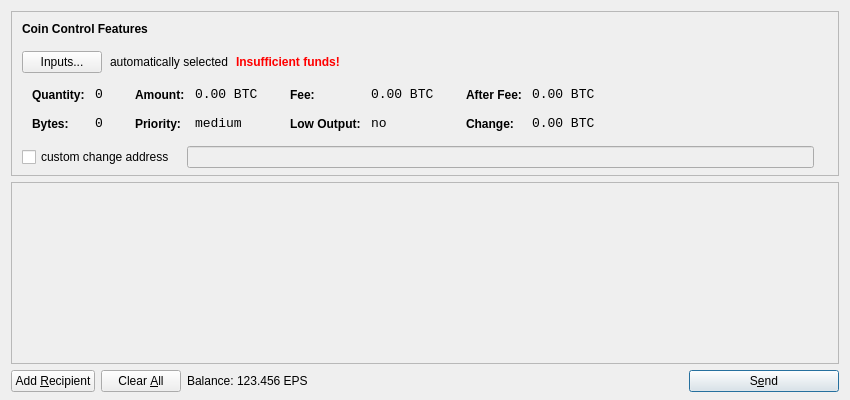
<?xml version="1.0" encoding="UTF-8"?>
<ui version="4.0">
 <class>SendCoinsDialog</class>
 <widget class="QDialog" name="SendCoinsDialog">
  <property name="geometry">
   <rect>
    <x>0</x>
    <y>0</y>
    <width>850</width>
    <height>400</height>
   </rect>
  </property>
  <property name="windowTitle">
   <string>Send Coins</string>
  </property>
  <layout class="QVBoxLayout" name="verticalLayout" stretch="0,1,0">
   <property name="bottomMargin">
    <number>8</number>
   </property>
   <item>
    <widget class="QFrame" name="frameCoinControl">
     <property name="sizePolicy">
      <sizepolicy hsizetype="Expanding" vsizetype="Expanding">
       <horstretch>0</horstretch>
       <verstretch>0</verstretch>
      </sizepolicy>
     </property>
     <property name="maximumSize">
      <size>
       <width>16777215</width>
       <height>16777215</height>
      </size>
     </property>
     <property name="frameShape">
      <enum>QFrame::StyledPanel</enum>
     </property>
     <property name="frameShadow">
      <enum>QFrame::Sunken</enum>
     </property>
     <layout class="QVBoxLayout" name="verticalLayoutCoinControl2">
      <property name="spacing">
       <number>-1</number>
      </property>
      <property name="leftMargin">
       <number>0</number>
      </property>
      <property name="topMargin">
       <number>0</number>
      </property>
      <property name="rightMargin">
       <number>0</number>
      </property>
      <property name="bottomMargin">
       <number>6</number>
      </property>
      <item>
       <layout class="QVBoxLayout" name="verticalLayoutCoinControl" stretch="0,0,0,0,1">
        <property name="spacing">
         <number>0</number>
        </property>
        <property name="leftMargin">
         <number>10</number>
        </property>
        <property name="topMargin">
         <number>10</number>
        </property>
        <item>
         <layout class="QHBoxLayout" name="horizontalLayoutCoinControl1">
          <property name="bottomMargin">
           <number>15</number>
          </property>
          <item>
           <widget class="QLabel" name="labelCoinControlFeatures">
            <property name="sizePolicy">
             <sizepolicy hsizetype="Preferred" vsizetype="Maximum">
              <horstretch>0</horstretch>
              <verstretch>0</verstretch>
             </sizepolicy>
            </property>
            <property name="font">
             <font>
              <weight>75</weight>
              <bold>true</bold>
             </font>
            </property>
            <property name="styleSheet">
             <string notr="true">font-weight:bold;</string>
            </property>
            <property name="text">
             <string>Coin Control Features</string>
            </property>
           </widget>
          </item>
         </layout>
        </item>
        <item>
         <layout class="QHBoxLayout" name="horizontalLayoutCoinControl2" stretch="0,0,0,0">
          <property name="spacing">
           <number>8</number>
          </property>
          <property name="bottomMargin">
           <number>10</number>
          </property>
          <item>
           <widget class="QPushButton" name="pushButtonCoinControl">
            <property name="styleSheet">
             <string notr="true"/>
            </property>
            <property name="text">
             <string>Inputs...</string>
            </property>
           </widget>
          </item>
          <item>
           <widget class="QLabel" name="labelCoinControlAutomaticallySelected">
            <property name="text">
             <string>automatically selected</string>
            </property>
            <property name="margin">
             <number>5</number>
            </property>
           </widget>
          </item>
          <item>
           <widget class="QLabel" name="labelCoinControlInsuffFunds">
            <property name="font">
             <font>
              <weight>75</weight>
              <bold>true</bold>
             </font>
            </property>
            <property name="styleSheet">
             <string notr="true">color:red;font-weight:bold;</string>
            </property>
            <property name="text">
             <string>Insufficient funds!</string>
            </property>
            <property name="margin">
             <number>5</number>
            </property>
           </widget>
          </item>
          <item>
           <spacer name="horizontalSpacerCoinControl">
            <property name="orientation">
             <enum>Qt::Horizontal</enum>
            </property>
            <property name="sizeHint" stdset="0">
             <size>
              <width>40</width>
              <height>1</height>
             </size>
            </property>
           </spacer>
          </item>
         </layout>
        </item>
        <item>
         <widget class="QWidget" name="widgetCoinControl" native="true">
          <property name="sizePolicy">
           <sizepolicy hsizetype="Preferred" vsizetype="Preferred">
            <horstretch>0</horstretch>
            <verstretch>0</verstretch>
           </sizepolicy>
          </property>
          <property name="minimumSize">
           <size>
            <width>0</width>
            <height>0</height>
           </size>
          </property>
          <property name="styleSheet">
           <string notr="true"/>
          </property>
          <layout class="QHBoxLayout" name="horizontalLayoutCoinControl5">
           <property name="margin">
            <number>0</number>
           </property>
           <item>
            <layout class="QHBoxLayout" name="horizontalLayoutCoinControl3" stretch="0,0,0,1">
             <property name="spacing">
              <number>20</number>
             </property>
             <property name="topMargin">
              <number>0</number>
             </property>
             <property name="bottomMargin">
              <number>10</number>
             </property>
             <item>
              <layout class="QFormLayout" name="formLayoutCoinControl1">
               <property name="horizontalSpacing">
                <number>10</number>
               </property>
               <property name="verticalSpacing">
                <number>14</number>
               </property>
               <property name="leftMargin">
                <number>10</number>
               </property>
               <property name="topMargin">
                <number>4</number>
               </property>
               <property name="rightMargin">
                <number>6</number>
               </property>
               <item row="0" column="0">
                <widget class="QLabel" name="labelCoinControlQuantityText">
                 <property name="styleSheet">
                  <string notr="true">font-weight:bold;</string>
                 </property>
                 <property name="text">
                  <string>Quantity:</string>
                 </property>
                 <property name="margin">
                  <number>0</number>
                 </property>
                </widget>
               </item>
               <item row="0" column="1">
                <widget class="QLabel" name="labelCoinControlQuantity">
                 <property name="font">
                  <font>
                   <family>Monospace</family>
                   <pointsize>10</pointsize>
                  </font>
                 </property>
                 <property name="cursor">
                  <cursorShape>IBeamCursor</cursorShape>
                 </property>
                 <property name="contextMenuPolicy">
                  <enum>Qt::ActionsContextMenu</enum>
                 </property>
                 <property name="text">
                  <string notr="true">0</string>
                 </property>
                 <property name="margin">
                  <number>0</number>
                 </property>
                 <property name="textInteractionFlags">
                  <set>Qt::LinksAccessibleByMouse|Qt::TextSelectableByKeyboard|Qt::TextSelectableByMouse</set>
                 </property>
                </widget>
               </item>
               <item row="1" column="0">
                <widget class="QLabel" name="labelCoinControlBytesText">
                 <property name="styleSheet">
                  <string notr="true">font-weight:bold;</string>
                 </property>
                 <property name="text">
                  <string>Bytes:</string>
                 </property>
                </widget>
               </item>
               <item row="1" column="1">
                <widget class="QLabel" name="labelCoinControlBytes">
                 <property name="font">
                  <font>
                   <family>Monospace</family>
                   <pointsize>10</pointsize>
                  </font>
                 </property>
                 <property name="cursor">
                  <cursorShape>IBeamCursor</cursorShape>
                 </property>
                 <property name="contextMenuPolicy">
                  <enum>Qt::ActionsContextMenu</enum>
                 </property>
                 <property name="text">
                  <string notr="true">0</string>
                 </property>
                 <property name="textInteractionFlags">
                  <set>Qt::LinksAccessibleByMouse|Qt::TextSelectableByKeyboard|Qt::TextSelectableByMouse</set>
                 </property>
                </widget>
               </item>
              </layout>
             </item>
             <item>
              <layout class="QFormLayout" name="formLayoutCoinControl2">
               <property name="horizontalSpacing">
                <number>10</number>
               </property>
               <property name="verticalSpacing">
                <number>14</number>
               </property>
               <property name="leftMargin">
                <number>6</number>
               </property>
               <property name="topMargin">
                <number>4</number>
               </property>
               <property name="rightMargin">
                <number>6</number>
               </property>
               <item row="0" column="0">
                <widget class="QLabel" name="labelCoinControlAmountText">
                 <property name="styleSheet">
                  <string notr="true">font-weight:bold;</string>
                 </property>
                 <property name="text">
                  <string>Amount:</string>
                 </property>
                 <property name="margin">
                  <number>0</number>
                 </property>
                </widget>
               </item>
               <item row="0" column="1">
                <widget class="QLabel" name="labelCoinControlAmount">
                 <property name="font">
                  <font>
                   <family>Monospace</family>
                   <pointsize>10</pointsize>
                  </font>
                 </property>
                 <property name="cursor">
                  <cursorShape>IBeamCursor</cursorShape>
                 </property>
                 <property name="contextMenuPolicy">
                  <enum>Qt::ActionsContextMenu</enum>
                 </property>
                 <property name="text">
                  <string notr="true">0.00 BTC</string>
                 </property>
                 <property name="textInteractionFlags">
                  <set>Qt::LinksAccessibleByMouse|Qt::TextSelectableByKeyboard|Qt::TextSelectableByMouse</set>
                 </property>
                </widget>
               </item>
               <item row="1" column="0">
                <widget class="QLabel" name="labelCoinControlPriorityText">
                 <property name="styleSheet">
                  <string notr="true">font-weight:bold;</string>
                 </property>
                 <property name="text">
                  <string>Priority:</string>
                 </property>
                </widget>
               </item>
               <item row="1" column="1">
                <widget class="QLabel" name="labelCoinControlPriority">
                 <property name="font">
                  <font>
                   <family>Monospace</family>
                   <pointsize>10</pointsize>
                  </font>
                 </property>
                 <property name="cursor">
                  <cursorShape>IBeamCursor</cursorShape>
                 </property>
                 <property name="contextMenuPolicy">
                  <enum>Qt::ActionsContextMenu</enum>
                 </property>
                 <property name="text">
                  <string>medium</string>
                 </property>
                 <property name="textInteractionFlags">
                  <set>Qt::LinksAccessibleByMouse|Qt::TextSelectableByKeyboard|Qt::TextSelectableByMouse</set>
                 </property>
                </widget>
               </item>
              </layout>
             </item>
             <item>
              <layout class="QFormLayout" name="formLayoutCoinControl3">
               <property name="horizontalSpacing">
                <number>10</number>
               </property>
               <property name="verticalSpacing">
                <number>14</number>
               </property>
               <property name="leftMargin">
                <number>6</number>
               </property>
               <property name="topMargin">
                <number>4</number>
               </property>
               <property name="rightMargin">
                <number>6</number>
               </property>
               <item row="0" column="0">
                <widget class="QLabel" name="labelCoinControlFeeText">
                 <property name="styleSheet">
                  <string notr="true">font-weight:bold;</string>
                 </property>
                 <property name="text">
                  <string>Fee:</string>
                 </property>
                 <property name="margin">
                  <number>0</number>
                 </property>
                </widget>
               </item>
               <item row="0" column="1">
                <widget class="QLabel" name="labelCoinControlFee">
                 <property name="font">
                  <font>
                   <family>Monospace</family>
                   <pointsize>10</pointsize>
                  </font>
                 </property>
                 <property name="cursor">
                  <cursorShape>IBeamCursor</cursorShape>
                 </property>
                 <property name="contextMenuPolicy">
                  <enum>Qt::ActionsContextMenu</enum>
                 </property>
                 <property name="text">
                  <string notr="true">0.00 BTC</string>
                 </property>
                 <property name="textInteractionFlags">
                  <set>Qt::LinksAccessibleByMouse|Qt::TextSelectableByKeyboard|Qt::TextSelectableByMouse</set>
                 </property>
                </widget>
               </item>
               <item row="1" column="0">
                <widget class="QLabel" name="labelCoinControlLowOutputText">
                 <property name="styleSheet">
                  <string notr="true">font-weight:bold;</string>
                 </property>
                 <property name="text">
                  <string>Low Output:</string>
                 </property>
                </widget>
               </item>
               <item row="1" column="1">
                <widget class="QLabel" name="labelCoinControlLowOutput">
                 <property name="font">
                  <font>
                   <family>Monospace</family>
                   <pointsize>10</pointsize>
                  </font>
                 </property>
                 <property name="cursor">
                  <cursorShape>IBeamCursor</cursorShape>
                 </property>
                 <property name="contextMenuPolicy">
                  <enum>Qt::ActionsContextMenu</enum>
                 </property>
                 <property name="text">
                  <string>no</string>
                 </property>
                 <property name="textInteractionFlags">
                  <set>Qt::LinksAccessibleByMouse|Qt::TextSelectableByKeyboard|Qt::TextSelectableByMouse</set>
                 </property>
                </widget>
               </item>
              </layout>
             </item>
             <item>
              <layout class="QFormLayout" name="formLayoutCoinControl4">
               <property name="horizontalSpacing">
                <number>10</number>
               </property>
               <property name="verticalSpacing">
                <number>14</number>
               </property>
               <property name="leftMargin">
                <number>6</number>
               </property>
               <property name="topMargin">
                <number>4</number>
               </property>
               <property name="rightMargin">
                <number>6</number>
               </property>
               <item row="0" column="0">
                <widget class="QLabel" name="labelCoinControlAfterFeeText">
                 <property name="styleSheet">
                  <string notr="true">font-weight:bold;</string>
                 </property>
                 <property name="text">
                  <string>After Fee:</string>
                 </property>
                 <property name="margin">
                  <number>0</number>
                 </property>
                </widget>
               </item>
               <item row="0" column="1">
                <widget class="QLabel" name="labelCoinControlAfterFee">
                 <property name="font">
                  <font>
                   <family>Monospace</family>
                   <pointsize>10</pointsize>
                  </font>
                 </property>
                 <property name="cursor">
                  <cursorShape>IBeamCursor</cursorShape>
                 </property>
                 <property name="contextMenuPolicy">
                  <enum>Qt::ActionsContextMenu</enum>
                 </property>
                 <property name="text">
                  <string notr="true">0.00 BTC</string>
                 </property>
                 <property name="textInteractionFlags">
                  <set>Qt::LinksAccessibleByMouse|Qt::TextSelectableByKeyboard|Qt::TextSelectableByMouse</set>
                 </property>
                </widget>
               </item>
               <item row="1" column="0">
                <widget class="QLabel" name="labelCoinControlChangeText">
                 <property name="styleSheet">
                  <string notr="true">font-weight:bold;</string>
                 </property>
                 <property name="text">
                  <string>Change:</string>
                 </property>
                </widget>
               </item>
               <item row="1" column="1">
                <widget class="QLabel" name="labelCoinControlChange">
                 <property name="font">
                  <font>
                   <family>Monospace</family>
                   <pointsize>10</pointsize>
                  </font>
                 </property>
                 <property name="cursor">
                  <cursorShape>IBeamCursor</cursorShape>
                 </property>
                 <property name="contextMenuPolicy">
                  <enum>Qt::ActionsContextMenu</enum>
                 </property>
                 <property name="text">
                  <string notr="true">0.00 BTC</string>
                 </property>
                 <property name="textInteractionFlags">
                  <set>Qt::LinksAccessibleByMouse|Qt::TextSelectableByKeyboard|Qt::TextSelectableByMouse</set>
                 </property>
                </widget>
               </item>
              </layout>
             </item>
            </layout>
           </item>
          </layout>
         </widget>
        </item>
        <item>
         <layout class="QHBoxLayout" name="horizontalLayoutCoinControl4" stretch="0,0,0">
          <property name="spacing">
           <number>12</number>
          </property>
          <property name="sizeConstraint">
           <enum>QLayout::SetDefaultConstraint</enum>
          </property>
          <property name="topMargin">
           <number>5</number>
          </property>
          <property name="rightMargin">
           <number>5</number>
          </property>
          <item>
           <widget class="QCheckBox" name="checkBoxCoinControlChange">
            <property name="text">
             <string>custom change address</string>
            </property>
           </widget>
          </item>
          <item>
           <widget class="QLineEdit" name="lineEditCoinControlChange">
            <property name="enabled">
             <bool>false</bool>
            </property>
            <property name="sizePolicy">
             <sizepolicy hsizetype="Expanding" vsizetype="Fixed">
              <horstretch>0</horstretch>
              <verstretch>0</verstretch>
             </sizepolicy>
            </property>
           </widget>
          </item>
          <item>
           <widget class="QLabel" name="labelCoinControlChangeLabel">
            <property name="sizePolicy">
             <sizepolicy hsizetype="Preferred" vsizetype="Expanding">
              <horstretch>0</horstretch>
              <verstretch>0</verstretch>
             </sizepolicy>
            </property>
            <property name="minimumSize">
             <size>
              <width>0</width>
              <height>0</height>
             </size>
            </property>
            <property name="text">
             <string/>
            </property>
            <property name="margin">
             <number>3</number>
            </property>
           </widget>
          </item>
         </layout>
        </item>
        <item>
         <spacer name="verticalSpacerCoinControl">
          <property name="orientation">
           <enum>Qt::Vertical</enum>
          </property>
          <property name="sizeHint" stdset="0">
           <size>
            <width>800</width>
            <height>1</height>
           </size>
          </property>
         </spacer>
        </item>
       </layout>
      </item>
     </layout>
    </widget>
   </item>
   <item>
    <widget class="QScrollArea" name="scrollArea">
     <property name="widgetResizable">
      <bool>true</bool>
     </property>
     <widget class="QWidget" name="scrollAreaWidgetContents">
      <property name="geometry">
       <rect>
        <x>0</x>
        <y>0</y>
        <width>830</width>
        <height>165</height>
       </rect>
      </property>
      <layout class="QVBoxLayout" name="verticalLayout_2">
       <property name="margin">
        <number>0</number>
       </property>
       <item>
        <layout class="QVBoxLayout" name="entries">
         <property name="spacing">
          <number>6</number>
         </property>
        </layout>
       </item>
       <item>
        <spacer name="verticalSpacer">
         <property name="orientation">
          <enum>Qt::Vertical</enum>
         </property>
         <property name="sizeHint" stdset="0">
          <size>
           <width>20</width>
           <height>40</height>
          </size>
         </property>
        </spacer>
       </item>
      </layout>
     </widget>
    </widget>
   </item>
   <item>
    <layout class="QHBoxLayout" name="horizontalLayout">
     <item>
      <widget class="QPushButton" name="addButton">
       <property name="toolTip">
        <string>Send to multiple recipients at once</string>
       </property>
       <property name="text">
        <string>Add &amp;Recipient</string>
       </property>
       <property name="icon">
        <iconset resource="../bitcoin.qrc">
         <normaloff>:/icons/add</normaloff>:/icons/add</iconset>
       </property>
       <property name="autoDefault">
        <bool>false</bool>
       </property>
      </widget>
     </item>
     <item>
      <widget class="QPushButton" name="clearButton">
       <property name="sizePolicy">
        <sizepolicy hsizetype="Minimum" vsizetype="Fixed">
         <horstretch>0</horstretch>
         <verstretch>0</verstretch>
        </sizepolicy>
       </property>
       <property name="toolTip">
        <string>Remove all transaction fields</string>
       </property>
       <property name="text">
        <string>Clear &amp;All</string>
       </property>
       <property name="icon">
        <iconset resource="../bitcoin.qrc">
         <normaloff>:/icons/remove</normaloff>:/icons/remove</iconset>
       </property>
       <property name="autoRepeatDelay">
        <number>300</number>
       </property>
       <property name="autoDefault">
        <bool>false</bool>
       </property>
      </widget>
     </item>
     <item>
      <layout class="QHBoxLayout" name="horizontalLayout_2">
       <property name="spacing">
        <number>3</number>
       </property>
       <item>
        <widget class="QLabel" name="label">
         <property name="text">
          <string>Balance:</string>
         </property>
        </widget>
       </item>
       <item>
        <widget class="QLabel" name="labelBalance">
         <property name="cursor">
          <cursorShape>IBeamCursor</cursorShape>
         </property>
         <property name="text">
          <string>123.456 EPS</string>
         </property>
         <property name="textInteractionFlags">
          <set>Qt::LinksAccessibleByMouse|Qt::TextSelectableByKeyboard|Qt::TextSelectableByMouse</set>
         </property>
        </widget>
       </item>
      </layout>
     </item>
     <item>
      <spacer name="horizontalSpacer">
       <property name="orientation">
        <enum>Qt::Horizontal</enum>
       </property>
       <property name="sizeHint" stdset="0">
        <size>
         <width>40</width>
         <height>20</height>
        </size>
       </property>
      </spacer>
     </item>
     <item>
      <widget class="QPushButton" name="sendButton">
       <property name="minimumSize">
        <size>
         <width>150</width>
         <height>0</height>
        </size>
       </property>
       <property name="toolTip">
        <string>Confirm the send action</string>
       </property>
       <property name="text">
        <string>S&amp;end</string>
       </property>
       <property name="icon">
        <iconset resource="../bitcoin.qrc">
         <normaloff>:/icons/send</normaloff>:/icons/send</iconset>
       </property>
       <property name="default">
        <bool>true</bool>
       </property>
      </widget>
     </item>
    </layout>
   </item>
  </layout>
 </widget>
 <resources>
  <include location="../bitcoin.qrc"/>
 </resources>
 <connections/>
</ui>
